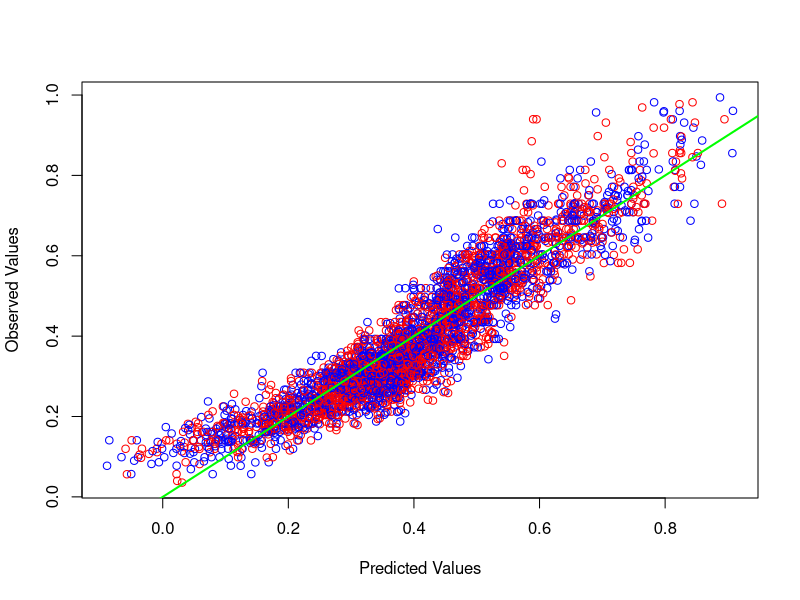
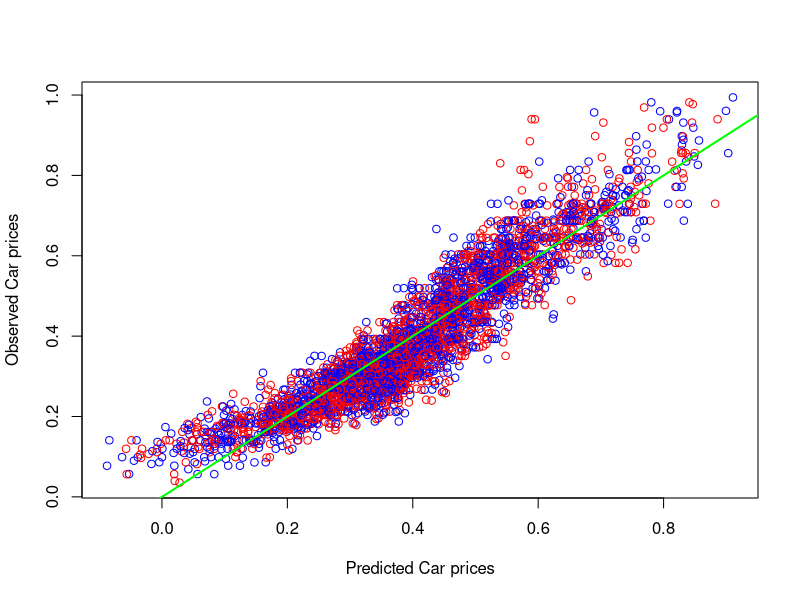
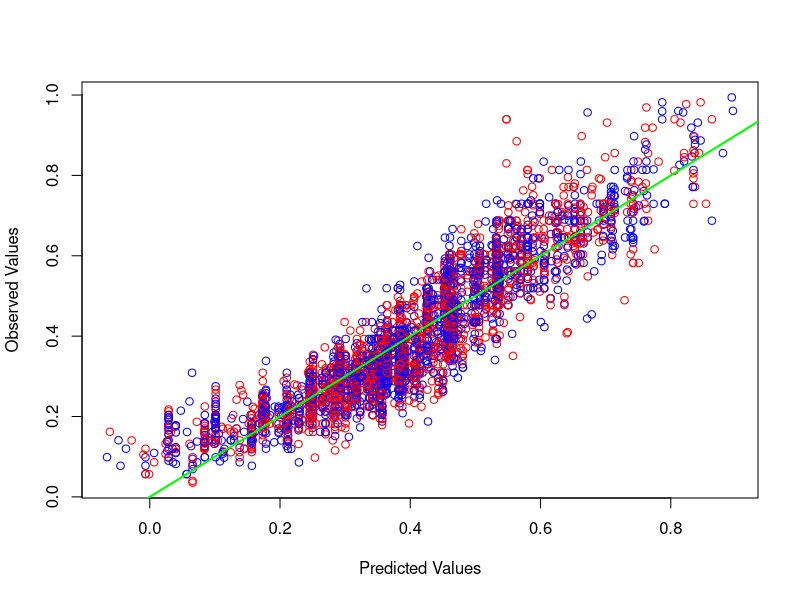
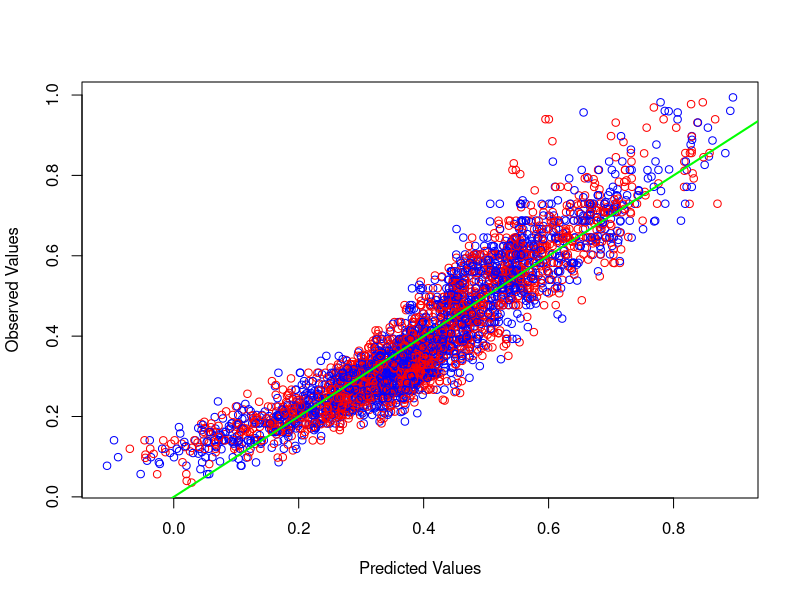
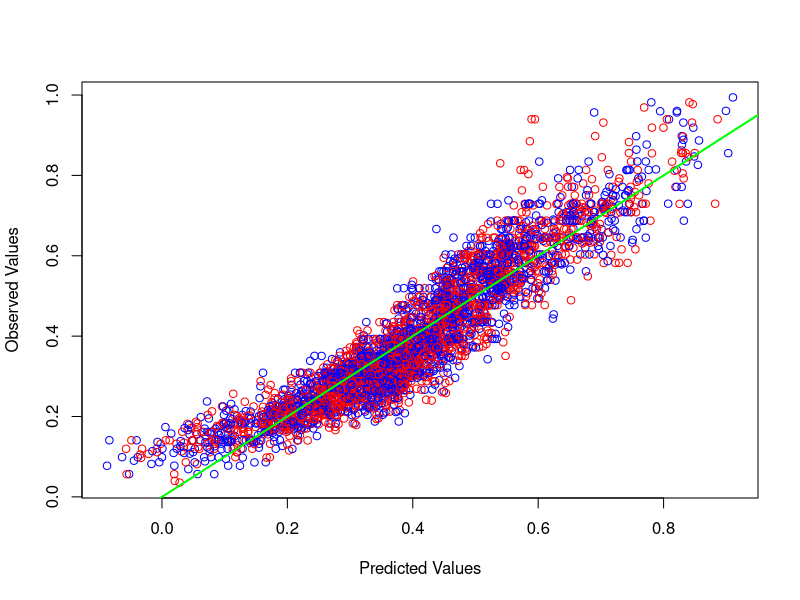
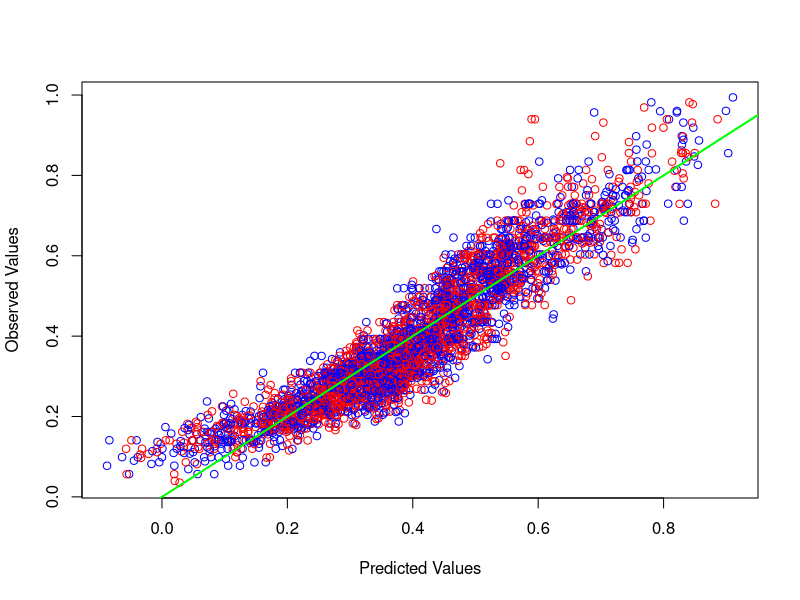
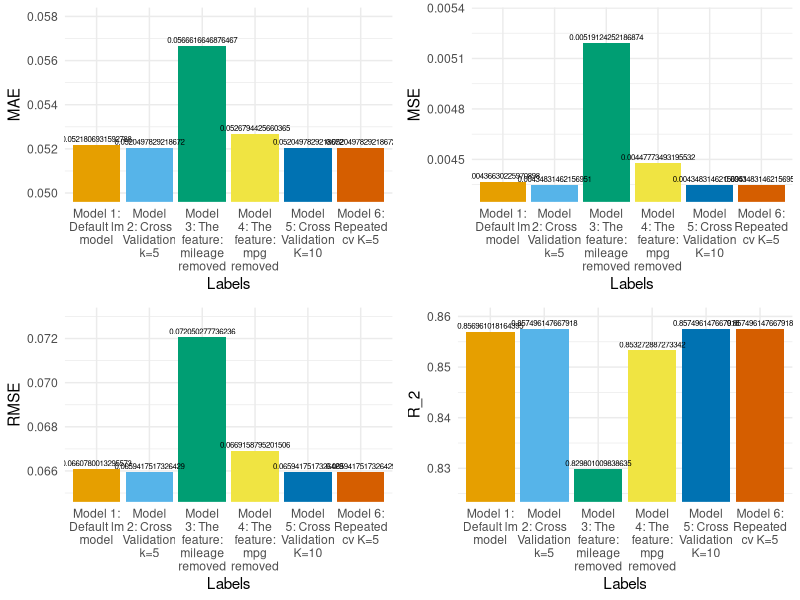

R code for these plots, in order: (Note: this script raises an error after producing the figures.)
# T3_1:
  library("caret")
  # Read data:
  DF <- read.csv("Pre_Processed_DATA.csv",TRUE,",")
  
  # Split the Data into train and test:
  idx <- sample(c(TRUE, FALSE), nrow(DF), replace=TRUE, prob=c(0.8,0.2))
  train <- DF[idx, ]
  test <- DF[!idx, ]
  

  startTime1 <- Sys.time()
  
  # Trainning the model (linear regression):
  model_lm <- train(price~.,data=train,method='lm')
  model_lm
  summary(model_lm)
  
  endTime1 <- Sys.time()
  
  time_elapsed1 = endTime1 - startTime1

  
  # Testing the model:
  Output_lm <- predict(model_lm,test)
  
  # Plotting:
  plot(Output_lm, test$price,
       col = c('blue','red'),
       xlab = "Predicted Values",
       ylab = "Observed Values")
  abline(a = 0, b = 1, lwd=2,
         col = "green")
  
  
  #Evaluation metrics:
  #install.packages("Metrics")
  library(Metrics)
  # Calculate MAE:
  mae(Output_lm,test[,2])
  # Calculate MSE:
  mse(Output_lm,test[,2])
  # Calculate RMSE:
  rmse(Output_lm,test[,2])
  # Calculate R^2:
  cor(Output_lm,test[,2])^2
  



#T3_2:
  # Specifying for Cross Validation with K= 5
  train_control <- trainControl(
    method = 'cv', # k-fold cross validation
    number = 5 # number of folds
  )
  
  startTime2 <- Sys.time()
  # Trainning the model (Cross Validation, K=5):
  model_cv <- train(price~.,data=DF,method='lm',trControl = 
                      train_control)
  
  endTime2 <- Sys.time()
  
  time_elapsed2 = endTime2 - startTime2
  
  
  model_cv
  summary(model_cv)
  
  # Prediction:
  predict_cv <- predict(model_cv,test)
  summary(predict_cv)
  
  #Evaluation metrics:
  #install.packages("Metrics")
  library(Metrics)
  # Calculate MAE:
  mae(predict_cv,test[,2])
  # Calculate MSE:
  mse(predict_cv,test[,2])
  # Calculate RMSE:
  rmse(predict_cv,test[,2])
  # Calculate R^2:
  cor(predict_cv,test[,2])^2
  
  # Plotting:
  plot(predict_cv, test$price,
       col = c('blue','red'),
       xlab = "Predicted Car prices",
       ylab = "Observed Car prices")
  abline(a = 0, b = 1, lwd=2,
         col = "green")
  
  
#T3_3:
  # Run the model with less features:
    # 1: Remove the column mileage:
        DF1 <- subset (DF, select = -mileage)

        startTime3 <- Sys.time()
        # Trainning the model (without the column "mileage", CV, K=5):
        model_cv_1 <- train(price~.,data=DF1,method='lm',trControl = 
                              train_control)
        
        endTime3 <- Sys.time()
        
        time_elapsed3 = endTime3 - startTime3
        model_cv_1
        summary(model_cv_1)
        
        
        # Prediction:
        predict_cv_1 <- predict(model_cv_1,test)
        summary(predict_cv_1)
        
        #Evaluation metrics:
          #install.packages("Metrics")
          library(Metrics)
          # Calculate MAE:
          mae(predict_cv_1,test[,2])
          # Calculate MSE:
          mse(predict_cv_1,test[,2])
          # Calculate RMSE:
          rmse(predict_cv_1,test[,2])
          # Calculate R^2:
          cor(predict_cv_1,test[,2])^2
        
        
        
        # Plotting:
        plot(predict_cv_1, test$price,
             col = c('blue','red'),
             xlab = "Predicted Values",
             ylab = "Observed Values")
        abline(a = 0, b = 1, lwd=2,
               col = "green")
    
    
    #2: Remove the column mpg:
        DF2 <- subset (DF, select = -mpg)
        
        

        startTime4 <- Sys.time()
        # Training the model (without the column "mpg", CV, K=5):
        model_cv_2 <- train(price~.,data=DF2,method='lm',trControl = 
                              train_control)
        
        endTime4 <- Sys.time()
        
        time_elapsed4 = endTime4 - startTime4

        model_cv_2
        summary(model_cv_2)
        
        predict_cv_2 <- predict(model_cv_2,test)
        
        #Evaluation metrics:
          #install.packages("Metrics")
          library(Metrics)
          # Calculate MAE:
          mae(predict_cv_2,test[,2])
          # Calculate MSE:
          mse(predict_cv_2,test[,2])
          # Calculate RMSE:
          rmse(predict_cv_2,test[,2])
          # Calculate R^2:
          cor(predict_cv_2,test[,2])^2
        
        # Plotting:
        plot(predict_cv_2, test$price,
             col = c('blue','red'),
             xlab = "Predicted Values",
             ylab = "Observed Values")
        abline(a = 0, b = 1, lwd=2,
               col = "green")
    
    
    #3: change the folds into 10 instead of 5:
        train_control_1 <- trainControl(
          method = 'cv', # k-fold cross validation
          number = 10 # number of folds
        )
        
        

        startTime5 <- Sys.time()
        # Training the model (Cross Validation, K=10):
        model_cv_3 <- train(price~.,data=DF,method='lm',trControl = 
                              train_control_1)
        
        endTime5 <- Sys.time()
        
        time_elapsed5 = endTime5 - startTime5
        
        model_cv_3
        summary(model_cv_3)
        
        
        
        # prediction:
        predict_cv_3 <- predict(model_cv_3,test)
        
        #Evaluation metrics predict_cv_3:
          #install.packages("Metrics")
          library(Metrics)
          # Calculate MAE:
          mae(predict_cv_3,test[,2])
          # Calculate MSE:
          mse(predict_cv_3,test[,2])
          # Calculate RMSE:
          rmse(predict_cv_3,test[,2])
          # Calculate R^2:
          cor(predict_cv_3,test[,2])^2
        
        # Plotting predict_cv_3:
        plot(predict_cv_3, test$price,
             col = c('blue','red'),
             xlab = "Predicted Values",
             ylab = "Observed Values")
        abline(a = 0, b = 1, lwd=2,
               col = "green")
    
    
    # 4: change 'cv' to 'repeated cv':
        train_control_2 <- trainControl(
          method = 'repeatedcv', # k-fold cross validation
          number = 5 # number of folds
        )
        
        
        startTime6 <- Sys.time()
        # Training the model (Repeated Cross Validation, K=5):
        model_repeatedcv_4 <- train(price~.,data=DF,method='lm',trControl = 
                                      train_control_2,tuneLength = 5)
        
        endTime6 <- Sys.time()
        
        time_elapsed6 = endTime6 - startTime6
      
        model_repeatedcv_4
        summary(model_repeatedcv_4)
        
       
        # prediction:
        predict_repeatedcv_4  <- predict(model_repeatedcv_4 ,test)
      
        #Evaluation metrics predict_repeatedcv_4:
        #install.packages("Metrics")
        library(Metrics)
        # Calculate MAE:
        mae(predict_repeatedcv_4,test[,2])
        # Calculate MSE:
        mse(predict_repeatedcv_4,test[,2])
        # Calculate RMSE:
        rmse(predict_repeatedcv_4,test[,2])
        # Calculate R^2:
        cor(predict_repeatedcv_4,test[,2])^2
        
        
        
        
        ## Plotting predict_repeatedcv_4:
        plot(predict_repeatedcv_4, test$price,
             col = c('blue','red'),
             xlab = "Predicted Values",
             ylab = "Observed Values")
        abline(a = 0, b = 1, lwd=2,
               col = "green")
      
    

# T3-4:
    # Create Vectors for all indicators:
        MAE <- c( mae(Output_lm,test[,2]),
                   mae(predict_cv,test[,2]),
                   mae(predict_cv_1,test[,2]),
                   mae(predict_cv_2,test[,2]),
                   mae(predict_cv_3,test[,2]),
                   mae(predict_repeatedcv_4,test[,2]))
                   
        MSE <- c( mse(Output_lm,test[,2]),
                   mse(predict_cv,test[,2]),
                   mse(predict_cv_1,test[,2]),
                   mse(predict_cv_2,test[,2]),
                   mse(predict_cv_3,test[,2]),
                   mse(predict_repeatedcv_4,test[,2]))

        RMSE <- c(rmse(Output_lm,test[,2]),
                  rmse(predict_cv,test[,2]),
                  rmse(predict_cv_1,test[,2]),
                  rmse(predict_cv_2,test[,2]),
                  rmse(predict_cv_3,test[,2]),
                  rmse(predict_repeatedcv_4,test[,2]))

        R_2 <- c(cor(Output_lm,test[,2])^2,
                 cor(predict_cv,test[,2])^2,
                 cor(predict_cv_1,test[,2])^2,
                 cor(predict_cv_2,test[,2])^2,
                 cor(predict_cv_3,test[,2])^2,
                 cor(predict_repeatedcv_4,test[,2])^2)
        
        Labels <- c('Model 1: Default lm model', 'Model 2: Cross Validation k=5', 'Model 3: The feature: mileage removed','Model 4: The feature: mpg removed', 'Model 5: Cross Validation K=10','Model 6: Repeated cv K=5')

        
        # Plot MAE, MSE, RMSE and R-Squared for all models for comparison:
        library(ggplot2)
        library(stringr)
        library(ggplot2)
        library(tidyr)
        ##install.packages("cowplot")
        library("cowplot")
        library(scales)
        
        DF_MAE <- data.frame(MAE, Labels)
        # Plot MAE for all the models:
        MAE_Plot <- ggplot(DF_MAE, aes(x=Labels, y=MAE)) + 
          geom_bar(stat="identity", fill=c("#E69F00", "#56B4E9", "#009E73", "#F0E442", "#0072B2", "#D55E00"))+
          geom_text(aes(label=MAE), vjust=-0.5, color="black", size=2)+
          scale_x_discrete(labels = function(x) str_wrap(x, width = 10))+
          scale_y_continuous(limits=c(0.05,0.058),oob = rescale_none)+
          theme_minimal()
        
        
        DF_MSE <- data.frame(MSE, Labels)
        # Plot MSE for all the models:
        MSE_Plot <- ggplot(DF_MSE, aes(x=Labels, y=MSE)) + 
          geom_bar(stat="identity", fill=c("#E69F00", "#56B4E9", "#009E73", "#F0E442", "#0072B2", "#D55E00"))+
          geom_text(aes(label=MSE), vjust=-0.5, color="black", size=2)+
          scale_x_discrete(labels = function(x) str_wrap(x, width = 10))+
          scale_y_continuous(limits=c(0.0043,0.00535),oob = rescale_none)+
          theme_minimal()
        
        
        DF_RMSE <- data.frame(RMSE, Labels)
        # Plot RMSE for all the models:
        RMSE_Plot <- ggplot(DF_RMSE, aes(x=Labels, y=RMSE)) + 
          geom_bar(stat="identity", fill=c("#E69F00", "#56B4E9", "#009E73", "#F0E442", "#0072B2", "#D55E00"))+
          geom_text(aes(label=RMSE), vjust=-0.5, color="black", size=2)+
          scale_x_discrete(labels = function(x) str_wrap(x, width = 10))+
          scale_y_continuous(limits=c(0.065,0.073),oob = rescale_none)+
          theme_minimal()
        
        
        DF_R_2 <- data.frame(R_2, Labels)
        
        # Plot Rsquared for all the models:
        R_2_Plot <- ggplot(DF_R_2, aes(x=Labels, y=R_2)) + 
          geom_bar(stat = "identity", fill=c("#E69F00", "#56B4E9", "#009E73", "#F0E442", "#0072B2", "#D55E00"))+
          geom_text(aes(label=R_2), vjust=-0.5, color="black", size=2)+
          scale_x_discrete(labels = function(x) str_wrap(x, width = 10))+
          scale_y_continuous(limits=c(0.8251230,0.86),oob = rescale_none)+
          theme_minimal()
        
        
        
        ## Gathering all plots in 1 plot:
        plot_grid(MAE_Plot, MSE_Plot, RMSE_Plot, R_2_Plot , labels = "", scale = c(1, 1, 1, 1))
        
        
        
        
        
        
        # Running Time:
        # Getting the running times and the corresponding models into one DataFrame:
        Running_time_Seconds <- as.numeric(c(time_elapsed1, time_elapsed2, time_elapsed3, time_elapsed4, time_elapsed5, time_elapsed6))
        DF_running_time <- data.frame(Labels, Running_time_Seconds)
        # Printing the results:
        DF_running_time
        
        # Ploting the running time for each model:
        Time_Plot <- ggplot(DF_running_time, aes(x=Labels, y=Running_time, title("All model's running time in seconds"))) + 
          labs(y = "Running Time in Seconds (s)", x = "Models")+
          geom_bar(stat = "identity", fill=c("#E69F00", "#56B4E9", "#009E73", "#F0E442", "#0072B2", "#D55E00"))+
          geom_text(aes(label=Running_time_Seconds), vjust=1.6, color="white", size=2.4)+
          scale_x_discrete(labels = function(x) str_wrap(x, width = 10))+
          theme_minimal()
        Time_Plot
        
        
